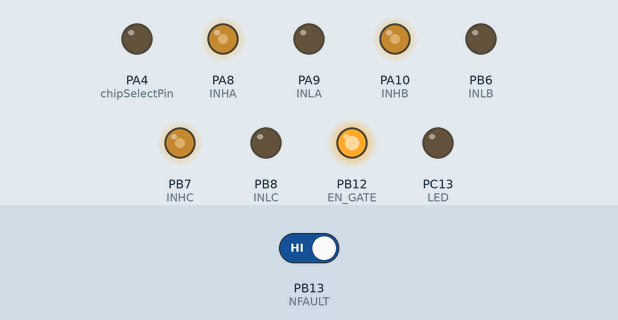
A sketch run on a simulated STM32 Blue Pill. Shown: output pins drawn as LEDs (lit = HIGH). The test bench sets the inputs (shaded band); at power-on: PB13 (NFAULT) HIGH. What the sketch prints to the serial monitor is not drawn.

Above: at 1.2 s.
1.3 s: PB13 (NFAULT) driven LOW
Timing chart, 0 to 4.3 s (numbered marks = the images above; inputs shaded):
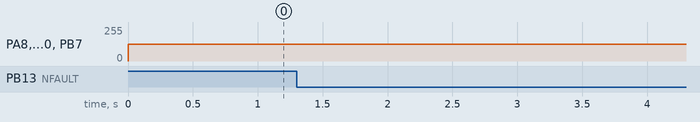

The sketch:

Switch_High_Low.ino
```cpp
#include <SPI.h>

#define INHA PA8
#define INLA PA9

#define INHB PA10
#define INLB PB6

#define INHC PB7
#define INLC PB8
#define LED PC13

#define EN_GATE PB12

#define NOCTW PB14
#define NFAULT PB13

#define chipSelectPin PA4

void setup()
{
  SPI.begin();
  SPI.setBitOrder(MSBFIRST);
  SPI.setDataMode(SPI_MODE1);
  SPI.setClockDivider(SPI_CLOCK_DIV16);
  pinMode(chipSelectPin, OUTPUT);
  Serial.begin(115200);
  pinMode(INHA, OUTPUT);
  pinMode(INLA, OUTPUT);

  pinMode(INHB, OUTPUT);
  pinMode(INLB, OUTPUT);

  pinMode(INHC, OUTPUT);
  pinMode(INLC, OUTPUT);

  pinMode(EN_GATE, OUTPUT);
  pinMode(NOCTW, INPUT);
  pinMode(NFAULT, INPUT);

  pinMode(LED, OUTPUT);
  digitalWrite(EN_GATE, HIGH);
}

void loop()
{
  if (digitalRead(NFAULT) == 0) {
    Serial.println("NFAULT!!!!");
  }
  analogWrite(INHA, 126);
  analogWrite(INHB, 126);
  analogWrite(INHC, 126);
}
```
